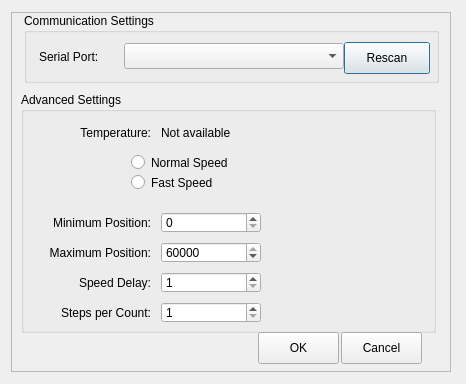
<?xml version="1.0" encoding="UTF-8"?>
<ui version="4.0">
 <class>X2Focus</class>
 <widget class="QDialog" name="X2Focus">
  <property name="geometry">
   <rect>
    <x>0</x>
    <y>0</y>
    <width>466</width>
    <height>384</height>
   </rect>
  </property>
  <property name="sizePolicy">
   <sizepolicy hsizetype="Fixed" vsizetype="Fixed">
    <horstretch>0</horstretch>
    <verstretch>0</verstretch>
   </sizepolicy>
  </property>
  <property name="windowTitle">
   <string>Setup MicroTouch</string>
  </property>
  <layout class="QVBoxLayout" name="verticalLayout_6">
   <item>
    <widget class="X2Form" name="X2Form">
     <property name="sizePolicy">
      <sizepolicy hsizetype="Fixed" vsizetype="Fixed">
       <horstretch>0</horstretch>
       <verstretch>0</verstretch>
      </sizepolicy>
     </property>
     <property name="minimumSize">
      <size>
       <width>440</width>
       <height>360</height>
      </size>
     </property>
     <property name="maximumSize">
      <size>
       <width>426</width>
       <height>360</height>
      </size>
     </property>
     <property name="frameShape">
      <enum>QFrame::StyledPanel</enum>
     </property>
     <property name="frameShadow">
      <enum>QFrame::Raised</enum>
     </property>
     <widget class="QGroupBox" name="groupBox">
      <property name="geometry">
       <rect>
        <x>13</x>
        <y>1</y>
        <width>415</width>
        <height>70</height>
       </rect>
      </property>
      <property name="sizePolicy">
       <sizepolicy hsizetype="Preferred" vsizetype="Fixed">
        <horstretch>0</horstretch>
        <verstretch>0</verstretch>
       </sizepolicy>
      </property>
      <property name="title">
       <string>Communication Settings</string>
      </property>
      <widget class="QLabel" name="label_8">
       <property name="geometry">
        <rect>
         <x>15</x>
         <y>33</y>
         <width>75</width>
         <height>21</height>
        </rect>
       </property>
       <property name="sizePolicy">
        <sizepolicy hsizetype="Minimum" vsizetype="Preferred">
         <horstretch>0</horstretch>
         <verstretch>0</verstretch>
        </sizepolicy>
       </property>
       <property name="minimumSize">
        <size>
         <width>75</width>
         <height>0</height>
        </size>
       </property>
       <property name="maximumSize">
        <size>
         <width>25</width>
         <height>16777215</height>
        </size>
       </property>
       <property name="text">
        <string>Serial Port:</string>
       </property>
      </widget>
      <widget class="QComboBox" name="deviceList">
       <property name="geometry">
        <rect>
         <x>100</x>
         <y>30</y>
         <width>220</width>
         <height>26</height>
        </rect>
       </property>
      </widget>
      <widget class="QPushButton" name="pushButton">
       <property name="geometry">
        <rect>
         <x>320</x>
         <y>29</y>
         <width>86</width>
         <height>32</height>
        </rect>
       </property>
       <property name="sizePolicy">
        <sizepolicy hsizetype="Fixed" vsizetype="Fixed">
         <horstretch>0</horstretch>
         <verstretch>0</verstretch>
        </sizepolicy>
       </property>
       <property name="text">
        <string>Rescan</string>
       </property>
      </widget>
     </widget>
     <widget class="QWidget" name="widget_5" native="true">
      <property name="geometry">
       <rect>
        <x>13</x>
        <y>512</y>
        <width>24</width>
        <height>24</height>
       </rect>
      </property>
      <property name="sizePolicy">
       <sizepolicy hsizetype="Fixed" vsizetype="Fixed">
        <horstretch>0</horstretch>
        <verstretch>0</verstretch>
       </sizepolicy>
      </property>
      <layout class="QHBoxLayout" name="horizontalLayout_6"/>
     </widget>
     <widget class="QGroupBox" name="groupBox_4">
      <property name="geometry">
       <rect>
        <x>10</x>
        <y>80</y>
        <width>415</width>
        <height>241</height>
       </rect>
      </property>
      <property name="maximumSize">
       <size>
        <width>415</width>
        <height>16777215</height>
       </size>
      </property>
      <property name="title">
       <string>Advanced Settings</string>
      </property>
      <widget class="QLabel" name="label_3">
       <property name="geometry">
        <rect>
         <x>10</x>
         <y>150</y>
         <width>120</width>
         <height>21</height>
        </rect>
       </property>
       <property name="text">
        <string>Maximum Position:</string>
       </property>
       <property name="alignment">
        <set>Qt::AlignRight|Qt::AlignTrailing|Qt::AlignVCenter</set>
       </property>
      </widget>
      <widget class="QSpinBox" name="spinBox_MinPos">
       <property name="geometry">
        <rect>
         <x>140</x>
         <y>120</y>
         <width>100</width>
         <height>21</height>
        </rect>
       </property>
       <property name="suffix">
        <string/>
       </property>
       <property name="maximum">
        <number>50000</number>
       </property>
       <property name="singleStep">
        <number>100</number>
       </property>
      </widget>
      <widget class="QSpinBox" name="spinBox_MaxPos">
       <property name="geometry">
        <rect>
         <x>140</x>
         <y>150</y>
         <width>100</width>
         <height>21</height>
        </rect>
       </property>
       <property name="suffix">
        <string/>
       </property>
       <property name="minimum">
        <number>1000</number>
       </property>
       <property name="maximum">
        <number>60000</number>
       </property>
       <property name="singleStep">
        <number>100</number>
       </property>
       <property name="value">
        <number>60000</number>
       </property>
      </widget>
      <widget class="QSpinBox" name="spinBox_StepsPerCount">
       <property name="geometry">
        <rect>
         <x>140</x>
         <y>210</y>
         <width>100</width>
         <height>21</height>
        </rect>
       </property>
       <property name="suffix">
        <string/>
       </property>
       <property name="minimum">
        <number>1</number>
       </property>
       <property name="maximum">
        <number>10</number>
       </property>
      </widget>
      <widget class="QLabel" name="label_5">
       <property name="geometry">
        <rect>
         <x>10</x>
         <y>210</y>
         <width>120</width>
         <height>21</height>
        </rect>
       </property>
       <property name="text">
        <string>Steps per Count:</string>
       </property>
       <property name="alignment">
        <set>Qt::AlignRight|Qt::AlignTrailing|Qt::AlignVCenter</set>
       </property>
      </widget>
      <widget class="QRadioButton" name="radioButton_Normal">
       <property name="geometry">
        <rect>
         <x>110</x>
         <y>60</y>
         <width>171</width>
         <height>21</height>
        </rect>
       </property>
       <property name="text">
        <string>Normal Speed</string>
       </property>
      </widget>
      <widget class="QRadioButton" name="radioButton_Fast">
       <property name="geometry">
        <rect>
         <x>110</x>
         <y>80</y>
         <width>171</width>
         <height>21</height>
        </rect>
       </property>
       <property name="text">
        <string>Fast Speed</string>
       </property>
      </widget>
      <widget class="QSpinBox" name="spinBox_SpeedDelay">
       <property name="geometry">
        <rect>
         <x>140</x>
         <y>180</y>
         <width>100</width>
         <height>21</height>
        </rect>
       </property>
       <property name="minimumSize">
        <size>
         <width>100</width>
         <height>0</height>
        </size>
       </property>
       <property name="suffix">
        <string/>
       </property>
       <property name="minimum">
        <number>1</number>
       </property>
       <property name="maximum">
        <number>10</number>
       </property>
      </widget>
      <widget class="QLabel" name="label">
       <property name="geometry">
        <rect>
         <x>10</x>
         <y>120</y>
         <width>120</width>
         <height>21</height>
        </rect>
       </property>
       <property name="text">
        <string>Minimum Position:</string>
       </property>
       <property name="alignment">
        <set>Qt::AlignRight|Qt::AlignTrailing|Qt::AlignVCenter</set>
       </property>
      </widget>
      <widget class="QLabel" name="label_2">
       <property name="geometry">
        <rect>
         <x>10</x>
         <y>180</y>
         <width>120</width>
         <height>21</height>
        </rect>
       </property>
       <property name="text">
        <string>Speed Delay:</string>
       </property>
       <property name="alignment">
        <set>Qt::AlignRight|Qt::AlignTrailing|Qt::AlignVCenter</set>
       </property>
      </widget>
      <widget class="QLabel" name="label_7">
       <property name="geometry">
        <rect>
         <x>10</x>
         <y>30</y>
         <width>120</width>
         <height>21</height>
        </rect>
       </property>
       <property name="text">
        <string>Temperature:</string>
       </property>
       <property name="alignment">
        <set>Qt::AlignRight|Qt::AlignTrailing|Qt::AlignVCenter</set>
       </property>
      </widget>
      <widget class="QLabel" name="label_9">
       <property name="geometry">
        <rect>
         <x>140</x>
         <y>30</y>
         <width>261</width>
         <height>21</height>
        </rect>
       </property>
       <property name="text">
        <string>Not available</string>
       </property>
      </widget>
     </widget>
     <widget class="QPushButton" name="pushButtonOK">
      <property name="geometry">
       <rect>
        <x>247</x>
        <y>320</y>
        <width>81</width>
        <height>32</height>
       </rect>
      </property>
      <property name="text">
       <string>OK</string>
      </property>
     </widget>
     <widget class="QPushButton" name="pushButtonCancel">
      <property name="geometry">
       <rect>
        <x>330</x>
        <y>320</y>
        <width>81</width>
        <height>32</height>
       </rect>
      </property>
      <property name="text">
       <string>Cancel</string>
      </property>
     </widget>
    </widget>
   </item>
  </layout>
 </widget>
 <customwidgets>
  <customwidget>
   <class>X2Form</class>
   <extends>QFrame</extends>
   <header>x2form.h</header>
   <container>1</container>
  </customwidget>
 </customwidgets>
 <resources/>
 <connections/>
</ui>
